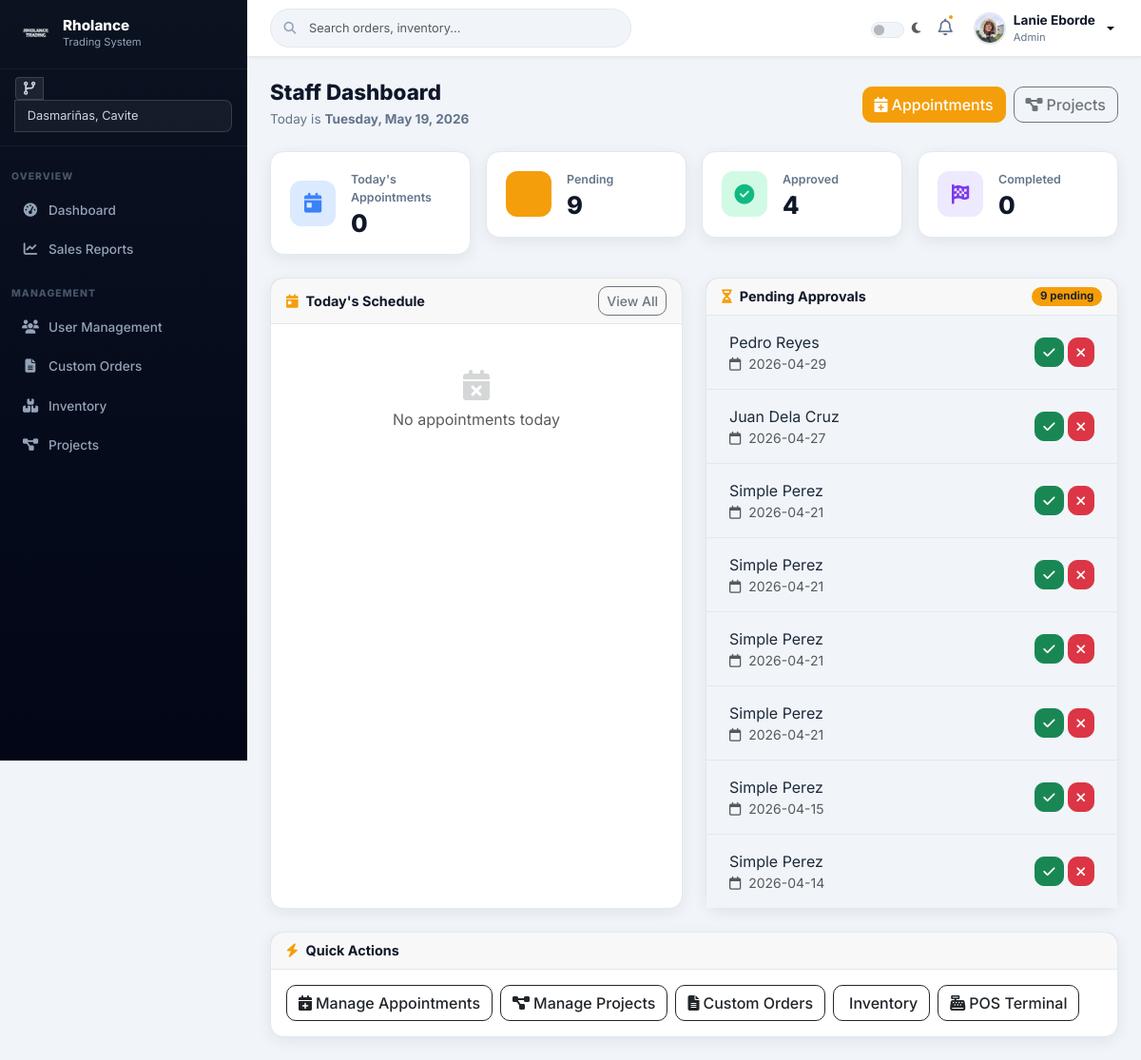
The app's page /staff/dashboard.php (signed in) with its own data.
### tables this page shows
CREATE TABLE `users` (
  `id` int(11) NOT NULL,
  `name` varchar(100) NOT NULL,
  `email` varchar(100) NOT NULL,
  `password` varchar(255) NOT NULL,
  `role` enum('admin','staff','welder','customer') NOT NULL,
  `branch_id` int(11) DEFAULT NULL,
  `status` enum('active','blocked','archived') DEFAULT 'active',
  `reset_token` varchar(255) DEFAULT NULL,
  `token_expiry` datetime DEFAULT NULL,
  `is_verified` tinyint(1) DEFAULT 0,
  `verification_code` varchar(6) DEFAULT NULL,
  `code_expiry` datetime DEFAULT NULL,
  `avatar` varchar(255) DEFAULT NULL
);

CREATE TABLE `appointments` (
  `id` int(11) NOT NULL,
  `customer_name` varchar(255) NOT NULL,
  `appointment_date` date NOT NULL,
  `appointment_time` varchar(50) DEFAULT NULL,
  `address` text DEFAULT NULL,
  `landmark` text DEFAULT NULL,
  `contact_person` varchar(255) DEFAULT NULL,
  `branch_id` int(11) DEFAULT NULL,
  `user_id` int(11) DEFAULT NULL,
  `status` enum('Pending','Approved','Rejected','Completed') DEFAULT 'Pending',
  `created_at` timestamp NOT NULL DEFAULT current_timestamp(),
  `slot_id` int(11) DEFAULT NULL,
  `source` enum('Walk-in','Online') DEFAULT 'Online'
);

### staff/dashboard.php (the view, shortened to what this page needs)
<?php
include '../config/database.php';
include '../includes/header.php';
include __DIR__ . '/../includes/sidebar.php';
function getCount($conn, $q) {
    $r = $conn->query($q);
    return $r ? $r->fetch_assoc()['total'] : 0;
}
$today     = getCount($conn, "SELECT COUNT(*) AS total FROM appointments WHERE appointment_date = CURDATE()");
$pending   = getCount($conn, "SELECT COUNT(*) AS total FROM appointments WHERE status='Pending'");
$approved  = getCount($conn, "SELECT COUNT(*) AS total FROM appointments WHERE status='Approved'");
$completed = getCount($conn, "SELECT COUNT(*) AS total FROM appointments WHERE status='Completed'");
$schedule = $conn->query("SELECT * FROM appointments WHERE appointment_date = CURDATE() ORDER BY appointment_time ASC");
$pendingAppts = $conn->query("SELECT * FROM appointments WHERE status='Pending' ORDER BY id DESC LIMIT 8");
function e($s) { return htmlspecialchars($s ?? '', ENT_QUOTES); }
?>
<div class="rh-main">
    <div class="rh-page-header d-flex align-items-center justify-content-between flex-wrap gap-2">
        <div>
            <h1>Staff Dashboard</h1>
            <p>Today is <strong><?= date('l, F d, Y') ?></strong></p>
        </div>
        <div class="d-flex gap-2">
            <a href="appointment.php" class="btn btn-primary">
                <i class="fas fa-calendar-plus me-1"></i>Appointments
            </a>
            <a href="project_management.php" class="btn btn-outline-secondary">
                <i class="fas fa-diagram-project me-1"></i>Projects
            </a>
        </div>
    </div>
    <div class="row g-3 mb-4">
        <div class="col-6 col-md-3">
            <div class="rh-stat-card">
                <div class="rh-stat-icon bg-blue"><i class="fas fa-calendar-day"></i></div>
                <div>
                    <div class="rh-stat-label">Today's Appointments</div>
                    <div class="rh-stat-value"><?= $today ?></div>
                </div>
            </div>
        </div>
        <div class="col-6 col-md-3">
            <div class="rh-stat-card">
                <div class="rh-stat-icon bg-amber"><i class="fas fa-clock"></i></div>
                <div>
                    <div class="rh-stat-label">Pending</div>
                    <div class="rh-stat-value"><?= $pending ?></div>
                </div>
            </div>
        </div>
        <div class="col-6 col-md-3">
            <div class="rh-stat-card">
                <div class="rh-stat-icon bg-green"><i class="fas fa-check-circle"></i></div>
                <div>
                    <div class="rh-stat-label">Approved</div>
                    <div class="rh-stat-value"><?= $approved ?></div>
                </div>
            </div>
        </div>
        <div class="col-6 col-md-3">
            <div class="rh-stat-card">
                <div class="rh-stat-icon bg-purple"><i class="fas fa-flag-checkered"></i></div>
                <div>
                    <div class="rh-stat-label">Completed</div>
                    <div class="rh-stat-value"><?= $completed ?></div>
                </div>
            </div>
        </div>
    </div>
    <div class="row g-4">
        <div class="col-12 col-lg-6">
            <div class="card h-100">
                <div class="card-header d-flex align-items-center justify-content-between">
                    <span><i class="fas fa-calendar-day me-2 text-amber"></i>Today's Schedule</span>
                    <a href="appointment.php" class="btn btn-sm btn-outline-secondary">View All</a>
                </div>
                <div class="card-body p-0">
                    <?php if ($schedule && $schedule->num_rows > 0): ?>
                        <ul class="list-group list-group-flush">
                        <?php while ($row = $schedule->fetch_assoc()): ?>
                            <li class="list-group-item d-flex align-items-center justify-content-between py-3 px-4">
                                <div>
                                    <div class="fw-700"><?= e(!empty($row['customer_name']) ? $row['customer_name'] : 'Walk-in') ?></div>
                                    <div class="text-muted small"><?= e($row['address'] ?? '') ?></div>
                                </div>
                                <span class="badge bg-dark">
                                    <?= date('h:i A', strtotime($row['appointment_time'])) ?>
                                </span>
                            </li>
                        <?php endwhile; ?>
                        </ul>
                    <?php else: ?>
                        <div class="text-center py-5 text-muted">
                            <i class="fas fa-calendar-xmark fs-2 mb-2 d-block opacity-25"></i>
                            No appointments today
                        </div>
                    <?php endif; ?>
                </div>
            </div>
        </div>
        <div class="col-12 col-lg-6">
            <div class="card h-100">
                <div class="card-header d-flex align-items-center justify-content-between">
                    <span><i class="fas fa-hourglass-half me-2 text-amber"></i>Pending Approvals</span>
                    <?php if ($pending > 0): ?>
                        <span class="badge bg-warning text-dark"><?= $pending ?> pending</span>
                    <?php endif; ?>
                </div>
                <div class="card-body p-0">
                    <?php if ($pendingAppts && $pendingAppts->num_rows > 0): ?>
                        <ul class="list-group list-group-flush">
                        <?php while ($row = $pendingAppts->fetch_assoc()): ?>
                            <li class="list-group-item d-flex align-items-center justify-content-between py-3 px-4">
                                <div>
                                    <div class="fw-700"><?= e(!empty($row['customer_name']) ? $row['customer_name'] : 'Walk-in') ?></div>
                                    <div class="text-muted small">
                                        <i class="far fa-calendar me-1"></i>
                                        <?= e($row['appointment_date']) ?>
                                    </div>
                                </div>
                                <div class="d-flex gap-1">
                                    <a href="approve_appointment.php?id=<?= $row['id'] ?>"
                                       class="btn btn-sm btn-success"><i class="fas fa-check"></i></a>
                                    <a href="reject_appointment.php?id=<?= $row['id'] ?>"
                                       class="btn btn-sm btn-danger"><i class="fas fa-times"></i></a>
                                </div>
                            </li>
                        <?php endwhile; ?>
                        </ul>
                    <?php endif; ?>
                </div>
            </div>
        </div>
    </div>
    <div class="row g-3 mt-2">
        <div class="col-12">
            <div class="card">
                <div class="card-header"><i class="fas fa-bolt me-2 text-amber"></i>Quick Actions</div>
                <div class="card-body d-flex gap-2 flex-wrap">
                    <a href="appointment.php"         class="btn btn-outline-dark"><i class="fas fa-calendar-plus me-1"></i>Manage Appointments</a>
                    <a href="project_management.php"  class="btn btn-outline-dark"><i class="fas fa-diagram-project me-1"></i>Manage Projects</a>
                    <a href="../orders/orders.php"     class="btn btn-outline-dark"><i class="fas fa-file-lines me-1"></i>Custom Orders</a>
                    <a href="../inventory/staff_inventory.php" class="btn btn-outline-dark"><i class="fas fa-boxes-stacking me-1"></i>Inventory</a>
                    <a href="pos/index.php"            class="btn btn-outline-dark"><i class="fas fa-cash-register me-1"></i>POS Terminal</a>
                </div>
            </div>
        </div>
    </div>
</div>
</body></html>

### includes/header.php (shortened to what this page needs)
<?php
include __DIR__ . '/../config/database.php';
$user_id  = $_SESSION['user_id'] ?? 0;
$userName = $_SESSION['name']    ?? 'User';
$userRole = ucfirst($_SESSION['role'] ?? 'Guest');
$avatar   = '';
if ($user_id && isset($conn)) {
    $stmt = $conn->prepare("SELECT avatar FROM users WHERE id=?");
    $stmt->bind_param("i", $user_id);
    $stmt->execute();
    $res = $stmt->get_result();
    if ($row = $res->fetch_assoc()) $avatar = $row['avatar'] ?? '';
}
?>
<!DOCTYPE html>
<html lang="en" data-bs-theme="light">
<head>
    <link rel="stylesheet" href="https://cdn.jsdelivr.net/npm/bootstrap@5.3.3/dist/css/bootstrap.min.css">
    <link rel="stylesheet" href="https://cdnjs.cloudflare.com/ajax/libs/font-awesome/6.5.1/css/all.min.css">
    <link rel="stylesheet" href="<?= BASE_URL ?>assets/css/custom.css">
</head>
<body class="admin">
<header class="rh-topbar">
    <div class="rh-topbar-search">
        <input type="text" class="form-control" id="liveSearch"
               placeholder="Search orders, inventory..." autocomplete="off">
    </div>
    <div class="rh-topbar-right">
        <div class="form-check form-switch mb-0 d-flex align-items-center gap-2">
            <input class="form-check-input" type="checkbox" id="darkModeToggle"
                   style="width:2.2em;height:1.1em;cursor:pointer;">
            <label class="form-check-label text-muted" for="darkModeToggle" style="font-size:.8rem;">
                <i class="fas fa-moon"></i>
            </label>
        </div>
        <button class="rh-notif-btn">
            <i class="far fa-bell"></i>
            <span class="rh-notif-dot"></span>
        </button>
        <div class="dropdown">
            <button class="rh-user-btn dropdown-toggle" id="userMenuBtn"
                    data-bs-toggle="dropdown" aria-expanded="false"
                    style="--bs-btn-focus-shadow-rgb:none;">
                <div class="rh-avatar">
                    <?php if (!empty($avatar)): ?>
                        <img src="<?= BASE_URL ?>uploads/<?= htmlspecialchars($avatar) ?>" alt="Avatar">
                    <?php else: ?>
                        <?= strtoupper(substr($userName, 0, 1)) ?>
                    <?php endif; ?>
                </div>
                <div class="text-start d-none d-md-block">
                    <div class="rh-user-name"><?= htmlspecialchars($userName) ?></div>
                    <div class="rh-user-role"><?= htmlspecialchars($userRole) ?></div>
                </div>
            </button>
        </div>
    </div>
</header>

### records on screen
users: avatar (picture)
appointments: customer_name "Pedro Reyes", appointment_date "2026-04-29"
appointments: customer_name "Juan Dela Cruz", appointment_date "2026-04-27"
appointments: customer_name "Simple Perez", appointment_date "2026-04-21"
appointments: customer_name "Simple Perez", appointment_date "2026-04-21"
appointments: customer_name "Simple Perez", appointment_date "2026-04-21"
appointments: customer_name "Simple Perez", appointment_date "2026-04-21"
appointments: customer_name "Simple Perez", appointment_date "2026-04-15"
appointments: customer_name "Simple Perez", appointment_date "2026-04-14"

### other values on screen
$userName "Lanie Eborde"
$userRole "Admin"
$label "Dashboard Sales Reports User Management Custom Orders Inventory Projects"
$today "0"
$pending "9"
$approved "4"
$completed "0"
